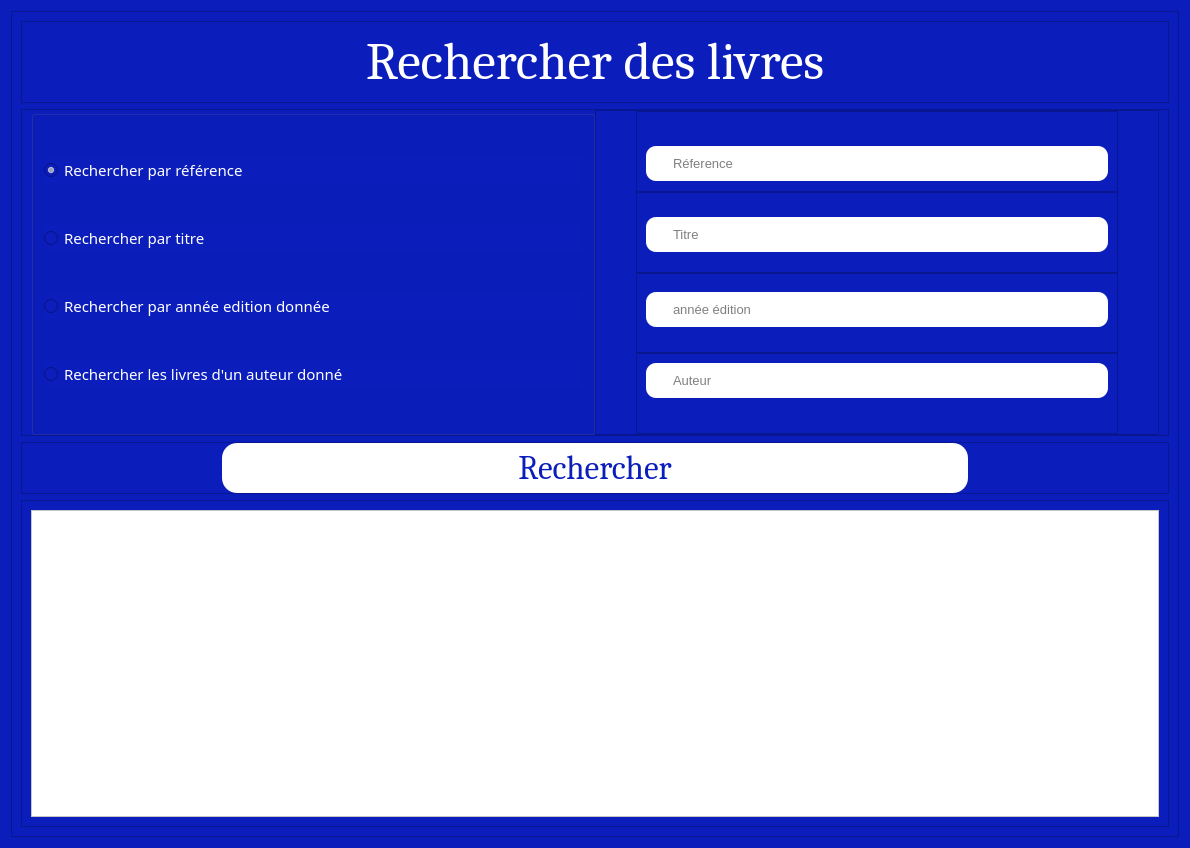
<?xml version="1.0" encoding="UTF-8"?>
<ui version="4.0">
 <class>Dialog</class>
 <widget class="QDialog" name="Dialog">
  <property name="geometry">
   <rect>
    <x>0</x>
    <y>0</y>
    <width>1190</width>
    <height>848</height>
   </rect>
  </property>
  <property name="windowTitle">
   <string>Dialog</string>
  </property>
  <property name="styleSheet">
   <string notr="true">background-color:#0b1dba;
color:white;
</string>
  </property>
  <layout class="QVBoxLayout" name="verticalLayout">
   <item>
    <widget class="QFrame" name="frame">
     <property name="frameShape">
      <enum>QFrame::StyledPanel</enum>
     </property>
     <property name="frameShadow">
      <enum>QFrame::Raised</enum>
     </property>
     <layout class="QVBoxLayout" name="verticalLayout_2">
      <item>
       <widget class="QFrame" name="frame_2">
        <property name="styleSheet">
         <string notr="true">font: 75 40pt &quot;Cambria&quot;;</string>
        </property>
        <property name="frameShape">
         <enum>QFrame::StyledPanel</enum>
        </property>
        <property name="frameShadow">
         <enum>QFrame::Raised</enum>
        </property>
        <layout class="QHBoxLayout" name="horizontalLayout">
         <item>
          <widget class="QLabel" name="label">
           <property name="font">
            <font>
             <family>Cambria</family>
             <pointsize>40</pointsize>
             <weight>9</weight>
             <italic>false</italic>
             <bold>false</bold>
            </font>
           </property>
           <property name="text">
            <string>Rechercher des livres</string>
           </property>
           <property name="alignment">
            <set>Qt::AlignCenter</set>
           </property>
          </widget>
         </item>
        </layout>
       </widget>
      </item>
      <item>
       <widget class="QFrame" name="frame_8">
        <property name="frameShape">
         <enum>QFrame::StyledPanel</enum>
        </property>
        <property name="frameShadow">
         <enum>QFrame::Raised</enum>
        </property>
        <layout class="QHBoxLayout" name="horizontalLayout_7" stretch="1,1">
         <property name="spacing">
          <number>0</number>
         </property>
         <property name="topMargin">
          <number>0</number>
         </property>
         <property name="bottomMargin">
          <number>0</number>
         </property>
         <item>
          <widget class="QGroupBox" name="groupBox_4">
           <layout class="QVBoxLayout" name="verticalLayout_4" stretch="0,2,0,0">
            <property name="spacing">
             <number>0</number>
            </property>
            <property name="leftMargin">
             <number>10</number>
            </property>
            <property name="topMargin">
             <number>0</number>
            </property>
            <property name="rightMargin">
             <number>10</number>
            </property>
            <property name="bottomMargin">
             <number>0</number>
            </property>
            <item>
             <widget class="QRadioButton" name="radioButton">
              <property name="font">
               <font>
                <family>MS Reference Sans Serif</family>
                <pointsize>11</pointsize>
               </font>
              </property>
              <property name="text">
               <string>Rechercher par référence</string>
              </property>
              <property name="checked">
               <bool>true</bool>
              </property>
             </widget>
            </item>
            <item>
             <widget class="QRadioButton" name="radioButton_2">
              <property name="font">
               <font>
                <family>MS Reference Sans Serif</family>
                <pointsize>11</pointsize>
               </font>
              </property>
              <property name="text">
               <string>Rechercher par titre</string>
              </property>
             </widget>
            </item>
            <item>
             <widget class="QRadioButton" name="radioButton_3">
              <property name="font">
               <font>
                <family>MS Reference Sans Serif</family>
                <pointsize>11</pointsize>
               </font>
              </property>
              <property name="text">
               <string>Rechercher par année edition donnée</string>
              </property>
             </widget>
            </item>
            <item>
             <widget class="QRadioButton" name="radioButton_4">
              <property name="font">
               <font>
                <family>MS Reference Sans Serif</family>
                <pointsize>11</pointsize>
               </font>
              </property>
              <property name="text">
               <string>Rechercher les livres d'un auteur donné</string>
              </property>
             </widget>
            </item>
           </layout>
          </widget>
         </item>
         <item>
          <widget class="QFrame" name="frame_3">
           <property name="font">
            <font>
             <pointsize>4</pointsize>
            </font>
           </property>
           <property name="frameShape">
            <enum>QFrame::StyledPanel</enum>
           </property>
           <property name="frameShadow">
            <enum>QFrame::Raised</enum>
           </property>
           <layout class="QVBoxLayout" name="verticalLayout_3" stretch="1,1,1,1">
            <property name="spacing">
             <number>0</number>
            </property>
            <property name="leftMargin">
             <number>40</number>
            </property>
            <property name="topMargin">
             <number>0</number>
            </property>
            <property name="rightMargin">
             <number>40</number>
            </property>
            <property name="bottomMargin">
             <number>0</number>
            </property>
            <item>
             <widget class="QFrame" name="frame_6">
              <property name="frameShape">
               <enum>QFrame::StyledPanel</enum>
              </property>
              <property name="frameShadow">
               <enum>QFrame::Raised</enum>
              </property>
              <layout class="QHBoxLayout" name="horizontalLayout_3">
               <property name="topMargin">
                <number>24</number>
               </property>
               <property name="bottomMargin">
                <number>0</number>
               </property>
               <item>
                <widget class="QLineEdit" name="edit_reference">
                 <property name="font">
                  <font>
                   <pointsize>10</pointsize>
                  </font>
                 </property>
                 <property name="styleSheet">
                  <string notr="true">height:35px;
border-radius:10px;
padding-left:25px;
background-color:white;
color:black;</string>
                 </property>
                 <property name="placeholderText">
                  <string>Réference</string>
                 </property>
                </widget>
               </item>
              </layout>
             </widget>
            </item>
            <item>
             <widget class="QFrame" name="frame_10">
              <property name="frameShape">
               <enum>QFrame::StyledPanel</enum>
              </property>
              <property name="frameShadow">
               <enum>QFrame::Raised</enum>
              </property>
              <layout class="QHBoxLayout" name="horizontalLayout_8">
               <property name="bottomMargin">
                <number>4</number>
               </property>
               <item>
                <widget class="QLineEdit" name="edit_titre">
                 <property name="font">
                  <font>
                   <pointsize>10</pointsize>
                  </font>
                 </property>
                 <property name="styleSheet">
                  <string notr="true">height:35px;
border-radius:10px;
padding-left:25px;
background-color:white;
color:black;</string>
                 </property>
                 <property name="placeholderText">
                  <string>Titre</string>
                 </property>
                </widget>
               </item>
              </layout>
             </widget>
            </item>
            <item>
             <widget class="QFrame" name="frame_7">
              <property name="frameShape">
               <enum>QFrame::StyledPanel</enum>
              </property>
              <property name="frameShadow">
               <enum>QFrame::Raised</enum>
              </property>
              <layout class="QHBoxLayout" name="horizontalLayout_2" stretch="0">
               <property name="bottomMargin">
                <number>15</number>
               </property>
               <item>
                <widget class="QLineEdit" name="edit_annee">
                 <property name="font">
                  <font>
                   <pointsize>10</pointsize>
                  </font>
                 </property>
                 <property name="styleSheet">
                  <string notr="true">height:35px;
border-radius:10px;
padding-left:25px;
background-color:white;
color:black;</string>
                 </property>
                 <property name="placeholderText">
                  <string>année édition</string>
                 </property>
                </widget>
               </item>
              </layout>
             </widget>
            </item>
            <item>
             <widget class="QFrame" name="frame_4">
              <property name="frameShape">
               <enum>QFrame::StyledPanel</enum>
              </property>
              <property name="frameShadow">
               <enum>QFrame::Raised</enum>
              </property>
              <layout class="QVBoxLayout" name="verticalLayout_5">
               <property name="topMargin">
                <number>0</number>
               </property>
               <property name="bottomMargin">
                <number>26</number>
               </property>
               <item>
                <widget class="QLineEdit" name="edit_auteur">
                 <property name="font">
                  <font>
                   <pointsize>10</pointsize>
                  </font>
                 </property>
                 <property name="styleSheet">
                  <string notr="true">height:35px;
border-radius:10px;
padding-left:25px;
background-color:white;
color:black;</string>
                 </property>
                 <property name="placeholderText">
                  <string>Auteur</string>
                 </property>
                </widget>
               </item>
              </layout>
             </widget>
            </item>
           </layout>
          </widget>
         </item>
        </layout>
       </widget>
      </item>
      <item>
       <widget class="QFrame" name="frame_12">
        <property name="frameShape">
         <enum>QFrame::StyledPanel</enum>
        </property>
        <property name="frameShadow">
         <enum>QFrame::Raised</enum>
        </property>
        <layout class="QHBoxLayout" name="horizontalLayout_6">
         <property name="spacing">
          <number>0</number>
         </property>
         <property name="leftMargin">
          <number>200</number>
         </property>
         <property name="topMargin">
          <number>0</number>
         </property>
         <property name="rightMargin">
          <number>200</number>
         </property>
         <property name="bottomMargin">
          <number>0</number>
         </property>
         <item>
          <widget class="QPushButton" name="Rechercher">
           <property name="font">
            <font>
             <family>Cambria</family>
             <pointsize>25</pointsize>
             <weight>9</weight>
             <italic>false</italic>
             <bold>false</bold>
            </font>
           </property>
           <property name="cursor">
            <cursorShape>PointingHandCursor</cursorShape>
           </property>
           <property name="styleSheet">
            <string notr="true">background-color:white;
color:#0b1dba;
border-radius:15px;
height:50;
font: 75 25pt &quot;Cambria&quot;;
</string>
           </property>
           <property name="text">
            <string>Rechercher</string>
           </property>
          </widget>
         </item>
        </layout>
       </widget>
      </item>
      <item>
       <widget class="QFrame" name="frame_5">
        <property name="frameShape">
         <enum>QFrame::StyledPanel</enum>
        </property>
        <property name="frameShadow">
         <enum>QFrame::Raised</enum>
        </property>
        <layout class="QHBoxLayout" name="horizontalLayout_4">
         <item>
          <widget class="QTableView" name="tableView">
           <property name="styleSheet">
            <string notr="true">background:white;
color:black</string>
           </property>
          </widget>
         </item>
        </layout>
       </widget>
      </item>
     </layout>
    </widget>
   </item>
  </layout>
 </widget>
 <resources/>
 <connections/>
</ui>
